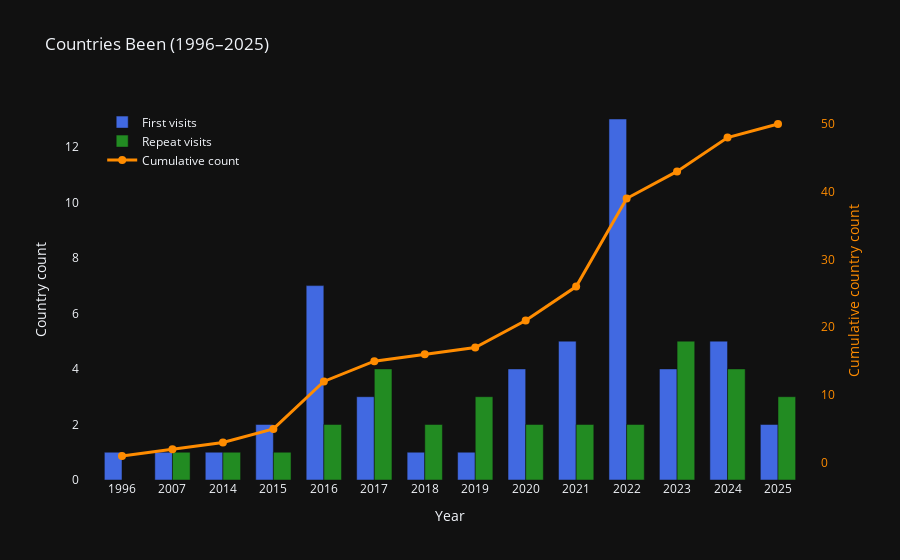

Write notebook code for a chart like this one.
### Code cell
df_verbose = pd.read_csv('../data/trips_verbose.csv')
df = transform_verbose_to_calendar(df_verbose, save=False)
df = df[df['country'] != 'All']

plot_bar_time_series(
    df, 
    select_type='travel', 
    time_period='year', 
    title='Countries Been', 
    #save_path='../attachments/bar_time_series.html',
    save_path=None
    )

### Figure 1 — Plotly figure (JSON) as saved in the notebook; plotly's stock layout.template omitted (floating-point values rounded to 4 significant figures)
{"data": [{"customdata": ["1. China", "1. Singapore", "1. Hong Kong", "1. Türkiye<br>2. United States", "1. Canada<br>2. Colombia<br>3. Cuba<br>4. Dominican Republic<br>5. Ecuador<br>6. Mexico<br>7. Russian Federation", "1. Chile<br>2. Japan<br>3. Peru", "1. United Kingdom", "1. Tunisia", "1. Belarus<br>2. Italy<br>3. Sweden<br>4. Vatican City State (Holy See)", "1. Austria<br>2. Denmark<br>3. Germany<br>4. Greece<br>5. Serbia", "1. Armenia<br>2. Azerbaijan<br>3. Belgium<br>4. Georgia<br>5. Latvia<br>6. Lithuania<br>7. Netherlands<br>8. Norway<br>9. Poland<br>10. Portugal<br>11. Romania<br>12. Switzerland<br>13. United Arab Emirates", "1. Bulgaria<br>2. Estonia<br>3. Finland<br>4. France", "1. Malta<br>2. Qatar<br>3. Slovakia<br>4. South Africa<br>5. Spain", "1. Malaysia<br>2. Thailand"], "hovertemplate": "%{customdata}<extra></extra>", "marker": {"color": "royalblue"}, "name": "First visits", "offsetgroup": "0", "type": "bar", "x": ["1996", "2007", "2014", "2015", "2016", "2017", "2018", "2019", "2020", "2021", "2022", "2023", "2024", "2025"], "y": [1.0, 1.0, 1.0, 2.0, 7.0, 3.0, 1.0, 1.0, 4.0, 5.0, 13.0, 4.0, 5.0, 2.0]}, {"customdata": [null, "1. China", "1. China", "1. China", "1. China<br>2. United States", "1. Canada<br>2. China<br>3. Mexico<br>4. United States", "1. Canada<br>2. United States", "1. China<br>2. Russian Federation<br>3. United Kingdom", "1. Türkiye<br>2. United Kingdom", "1. Sweden<br>2. Türkiye", "1. Denmark<br>2. Sweden", "1. Belgium<br>2. Denmark<br>3. Latvia<br>4. Norway<br>5. Sweden", "1. Austria<br>2. Italy<br>3. Sweden<br>4. Switzerland", "1. China<br>2. Qatar<br>3. Sweden"], "hovertemplate": "%{customdata}<extra></extra>", "marker": {"color": "forestgreen"}, "name": "Repeat visits", "offsetgroup": "1", "type": "bar", "x": ["1996", "2007", "2014", "2015", "2016", "2017", "2018", "2019", "2020", "2021", "2022", "2023", "2024", "2025"], "y": [0.0, 1.0, 1.0, 1.0, 2.0, 4.0, 2.0, 3.0, 2.0, 2.0, 2.0, 5.0, 4.0, 3.0]}, {"hovertemplate": "Year: %{x}<br>Cumulative: %{y}<extra></extra>", "line": {"color": "darkorange", "width": 3}, "marker": {"color": "darkorange", "size": 8}, "mode": "lines+markers", "name": "Cumulative count", "type": "scatter", "x": ["1996", "2007", "2014", "2015", "2016", "2017", "2018", "2019", "2020", "2021", "2022", "2023", "2024", "2025"], "y": [1.0, 2.0, 3.0, 5.0, 12.0, 15.0, 16.0, 17.0, 21.0, 26.0, 39.0, 43.0, 48.0, 50.0], "yaxis": "y2"}], "layout": {"bargap": 0.3, "barmode": "group", "legend": {"x": 0.03, "y": 0.98}, "title": {"text": "Countries Been (1996–2025)"}, "xaxis": {"showgrid": false, "title": {"text": "Year"}, "zeroline": false}, "yaxis": {"showgrid": false, "title": {"text": "Country count"}, "zeroline": false}, "yaxis2": {"overlaying": "y", "showgrid": false, "side": "right", "tickfont": {"color": "darkorange"}, "title": {"font": {"color": "darkorange"}, "text": "Cumulative country count"}, "zeroline": false}}}
